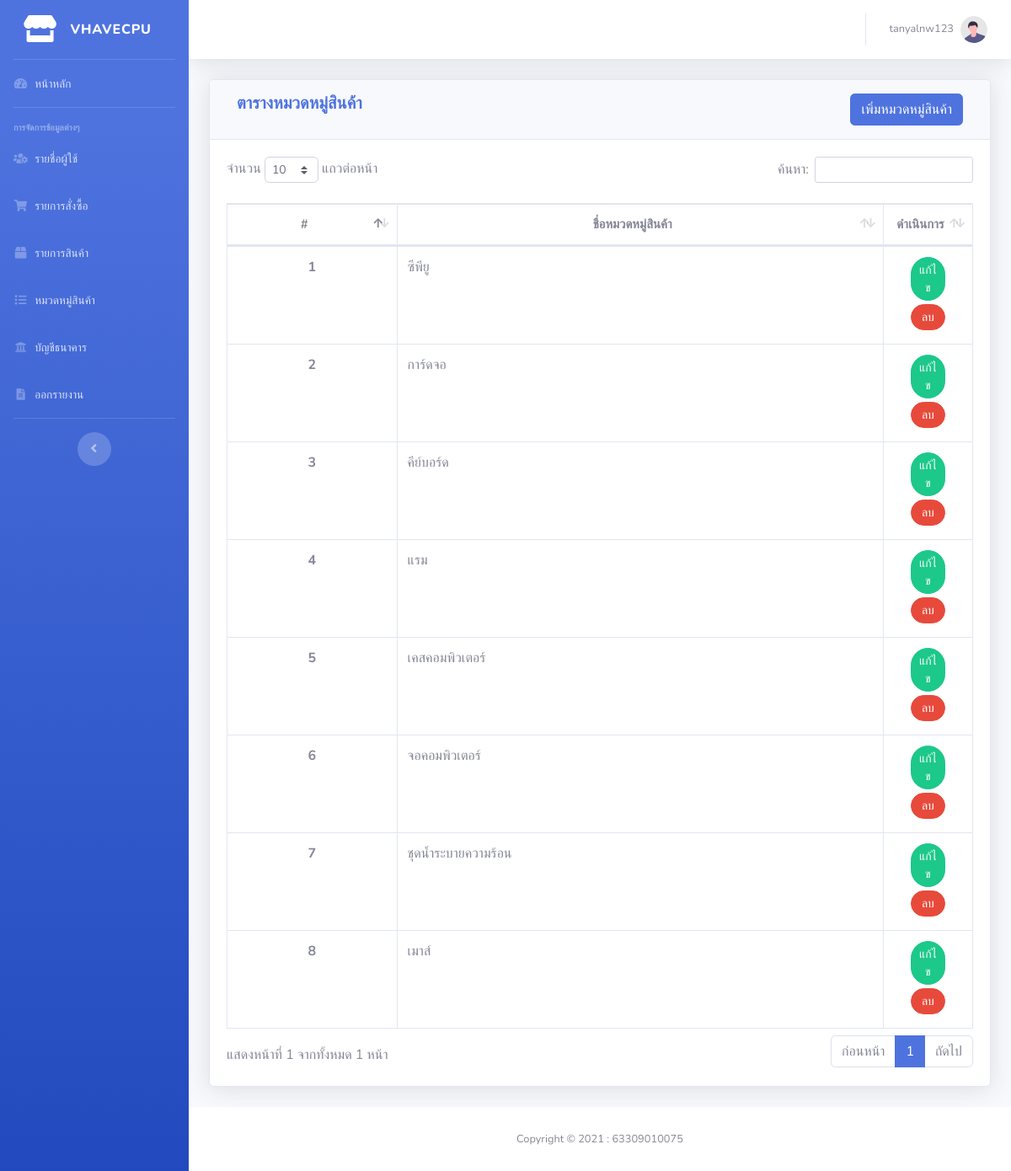
The page /admin/category.php (signed in) on the database its author committed.
### tables this page shows
CREATE TABLE `tb_category` (
  `id_category` int(11) NOT NULL,
  `name` varchar(50) NOT NULL
);

### admin/category.php (the view, shortened to what this page needs)
<?php
    include './layouts/head.php';
?>
    <div id="wrapper">
        <?php include './layouts/sidebar.php' ?>
        <div id="content-wrapper" class="d-flex flex-column">
            <div id="content">
                <?php include './layouts/topbar.php' ?>
                <div class="container-fluid">
                    <div class="card shadow mb-4">
                        <div class="card-header py-3">
                            <div class="row m-0">
                                <div class="col-6">
                                    <h5 class="font-weight-bold text-primary">ตารางหมวดหมู่สินค้า</h5>
                                </div>
                                <div class="col-6 text-right">
                                    <button class="btn btn-primary" data-toggle='modal' data-target='#CategoryAddModal'>เพิ่มหมวดหมู่สินค้า</button>
                                </div>
                            </div>
                        </div>
                        <div class="card-body">
                            <div class="table-responsive">
                                <table class="table table-bordered" id="dataTable" width="100%" cellspacing="0">
                                    <thead class='text-center text-product'>
                                        <th>#</th>
                                        <th>ชื่อหมวดหมู่สินค้า</th>
                                        <th width="12%">ดำเนินการ</th>
                                    </thead>
                                    <tbody>
                                        <?php
                                            $i=1;
                                            $sql = "SELECT * FROM tb_category ORDER BY id_category";
                                            $result = mysqli_query($conn, $sql);
                                            while($row=mysqli_fetch_assoc($result)){ ?>
                                            <tr>
                                                <th class='text-center'><?=$i?></th>
                                                <td><?=$row['name']?></td>
                                                <td class='text-center'>
                                                    <button type="button" class="btn btn-success btn-sm w-50 rounded-pill" onclick="modal_category_edit(<?=$row['id_category']?>)">
                                                        แก้ไข
                                                    </button>
                                                    <button type="button" class="btn btn-danger btn-sm w-50 rounded-pill my-1" onclick="modal_category_delete(<?=$row['id_category']?>)">
                                                        ลบ
                                                    </button>
                                                </td>
                                            </tr>
                                        <?php $i++; } ?>
                                    </tbody>
                                </table>
                            </div>
                        </div>
                    </div>
                </div>
            </div>
            <?php include './layouts/footer.php' ?>
        </div>
    </div>
</body>
</html>

### admin/layouts/head.php (style rules this page uses)
.text-product { font-size: 15px; }

### rows shown on the page
tb_category: name "ซีพียู"
tb_category: name "การ์ดจอ"
tb_category: name "คีย์บอร์ด"
tb_category: name "แรม"
tb_category: name "เคสคอมพิวเตอร์"
tb_category: name "จอคอมพิวเตอร์"
tb_category: name "ชุดน้ำระบายความร้อน"
tb_category: name "เมาส์"

### other values the page prints
$_SESSION["uname"] "tanyalnw123"
